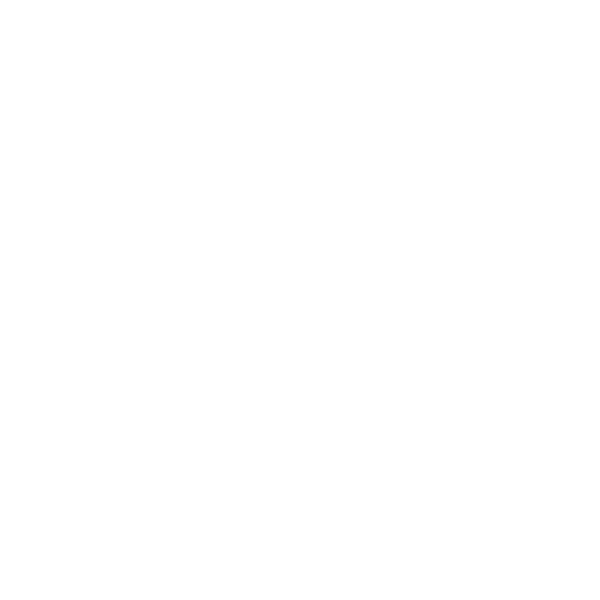
Frame 1 (no input)
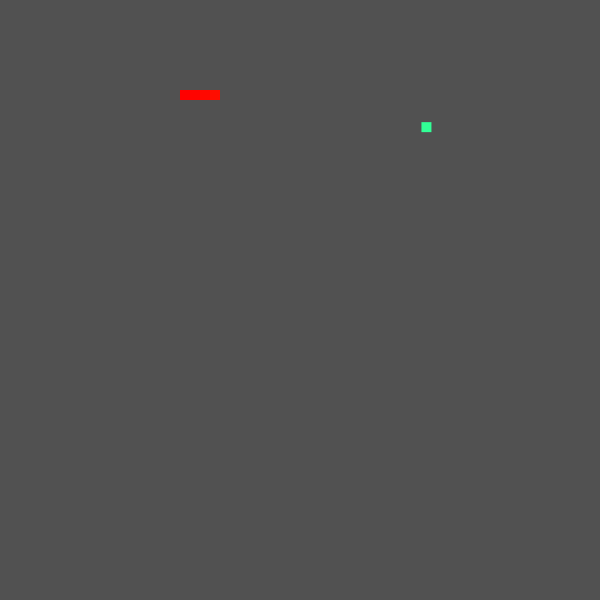
Frame 60 (no input)
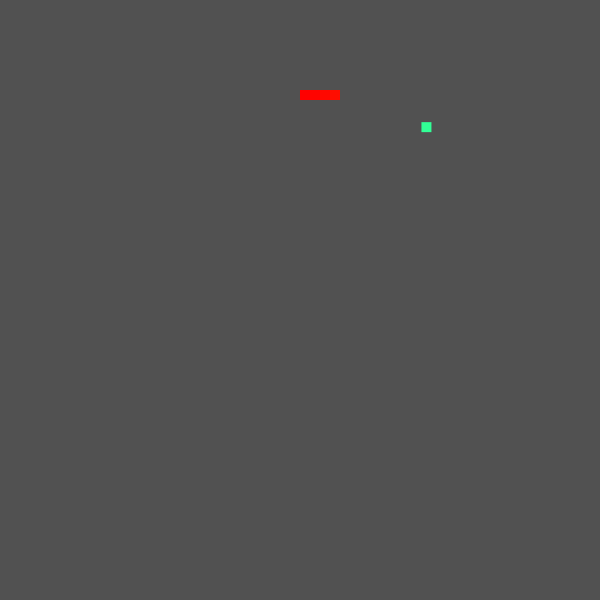
Frame 120 (the mouse pressed at the canvas centre since frame 60)

The p5.js sketch that drew these frames (run headless with seeded random() and noise() and a simulated clock; from frame 60 on, the mouse is pressed at the canvas centre):

// p5.js sketch
// ── sketch.js
var left;
var right;
var up;
var down;
var snake;
var food;
var paused = false;
var segmentSize = 10;
function setup() {
    createCanvas(600, 600);
    noStroke();
    snake = new Snake();
    food = new Food();
    snake.init();
    left = createVector(-1,0);
    right = createVector(1,0);
    up = createVector(0,-1);
    down = createVector(0,1);
}

function draw() {
    rectMode(CENTER);
    if(frameCount%5 == 0 && !paused) {
        background(81);
        snake.update();
        snake.draw();
        food.draw();
    }
}

function keyPressed() {
  if (keyCode === LEFT_ARROW && snake.segments[snake.segments.length-1].pos.x - snake.segments[snake.segments.length-2].pos.x != segmentSize) {
    snake.direction = left;
  } else if (keyCode === RIGHT_ARROW && snake.segments[snake.segments.length-1].pos.x - snake.segments[snake.segments.length-2].pos.x != -segmentSize) {
    snake.direction = right;
  } else if (keyCode === UP_ARROW && snake.segments[snake.segments.length-1].pos.y - snake.segments[snake.segments.length-2].pos.y != segmentSize) {
    snake.direction = up;
  } else if (keyCode === DOWN_ARROW && snake.segments[snake.segments.length-1].pos.y - snake.segments[snake.segments.length-2].pos.y != -segmentSize) {
    snake.direction = down;
  }
    else if (key == 'E') {
        textSize(100);
        fill(255)
        text("DITF", 50, 200);
    }
}

function Snake() {
    this.length = 3;
    this.direction = createVector(1, 0);
    this.headPos = createVector(100-segmentSize/2, 100-segmentSize/2);
    this.segments = [];
    
    this.init = function() {
        for(var i = 0; i < this.length; i++) {
            this.segments.push(new Segment(this.headPos.x - segmentSize * i, this.headPos.y));
            this.segments.lifespan = this.length - i;
        }
    }
    
    this.update = function() {
        for(var i = 0; i < this.segments.length; i++) {
            this.segments[i].lifespan--;
            if(this.segments[i].lifespan <= 0) {
                this.segments.splice(i, 1);
            }
        }
        
        
        
        this.headPos.add(this.direction.mult(segmentSize));
        this.direction.mult(1/segmentSize);
        
        for(var i = 0; i < this.segments.length; i++) {
            if(Math.abs(this.headPos.x - this.segments[i].pos.x) < segmentSize && Math.abs(this.headPos.y - this.segments[i].pos.y) < segmentSize) {
                GameOver();
            }
        }
        if(this.headPos.x >= 600 || this.headPos.x <= 0 || this.headPos.y >= 600 || this.headPos.y <= 0 ) {
            GameOver();
        }
        
        var newSeg = new Segment(this.headPos.x, this.headPos.y);
        newSeg.lifespan = this.length;
        this.segments.push(newSeg);
        
        
        
        if(Math.abs(this.headPos.x - food.position.x) < segmentSize && Math.abs(this.headPos.y - food.position.y) < segmentSize) {
            food.eaten();
            this.length++;
            for(var i = 0; i < this.segments.length; i++) {
                this.segments[i].lifespan++;
            }
        }
    }
    this.draw = function() {
		colorMode(HSB);
        for(var i = 0; i < this.segments.length; i++) {
            this.segments[i].draw(i%255);
        }
		colorMode(RGB);
    }
}

function Segment(x, y) {
    this.pos = createVector(x, y);
    this.lifespan = 1;
    
    this.draw = function(hue) {
        fill(hue,255,255);
        rect(this.pos.x, this.pos.y, segmentSize, segmentSize);
    }
}

function Food() {
    this.position = createVector(0,0);
    this.position.x = random(segmentSize/2, 600 - segmentSize/2);
    this.position.y = random(segmentSize/2, 600 - segmentSize/2);
    
    this.draw = function() {
        fill(50, 255, 150);
        rect(this.position.x, this.position.y, segmentSize, segmentSize);
    }
    
    this.eaten = function() {
        this.position.x = random(segmentSize/2, 600 - segmentSize/2);
        this.position.y = random(segmentSize/2, 600 - segmentSize/2);
//        for(var m = 0; m < 20; m++) {
//            for(var i = 0; i < snake.segments.length; i++) {
//                if(this.position == snake.segments[i].position) {
//                    this.position.x = random(segmentSize/2, 600 - segmentSize/2);
//                    this.position.y = random(segmentSize/2, 600 - segmentSize/2);
//                    break;
//                }
//            }
//        }
    }
}

function GameOver() {
    paused = true;
    textSize(50);
    fill(255)
    text("Game over!", 50, 200);
}
